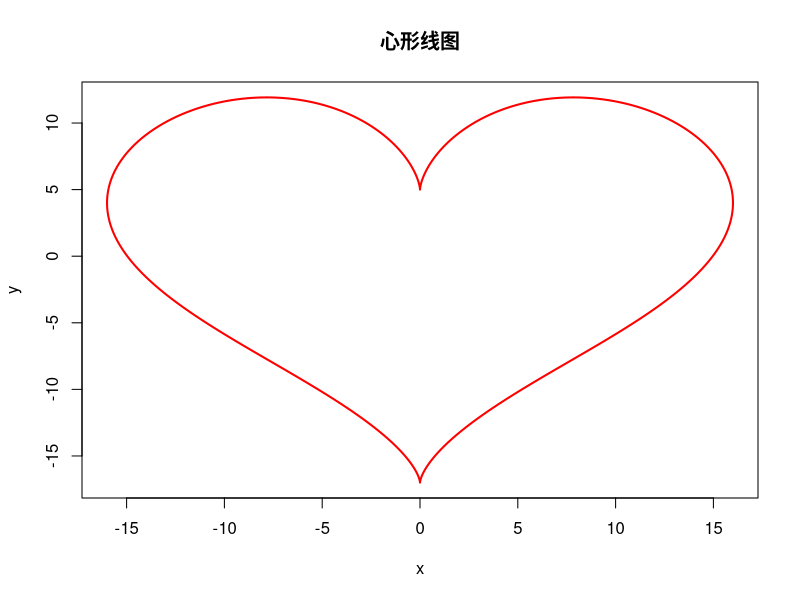

Source code (R):
# 绘制心形线图
t <- seq(0, 2*pi, length.out = 1000)
x <- 16 * sin(t) ^3
y <- 13 * cos(t) - 5 * cos(2*t) - 2 * cos(3*t) - cos(4*t)

plot(x, y, type = "l", col = "red", lwd = 2,
     xlab = "x", ylab = "y", main = "心形线图")

